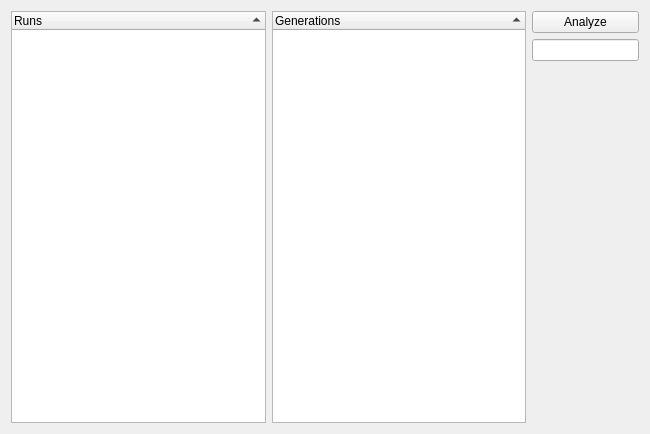
<?xml version="1.0" encoding="UTF-8"?>
<ui version="4.0">
 <class>ConfigOverviewForm</class>
 <widget class="QWidget" name="ConfigOverviewForm">
  <property name="geometry">
   <rect>
    <x>0</x>
    <y>0</y>
    <width>650</width>
    <height>434</height>
   </rect>
  </property>
  <property name="windowTitle">
   <string>Form</string>
  </property>
  <layout class="QGridLayout" name="gridLayout">
   <item row="0" column="2">
    <layout class="QVBoxLayout" name="verticalLayout">
     <item>
      <widget class="QPushButton" name="push_analyze">
       <property name="text">
        <string>Analyze</string>
       </property>
      </widget>
     </item>
     <item>
      <widget class="QLineEdit" name="line_name"/>
     </item>
     <item>
      <spacer name="verticalSpacer">
       <property name="orientation">
        <enum>Qt::Vertical</enum>
       </property>
       <property name="sizeHint" stdset="0">
        <size>
         <width>20</width>
         <height>40</height>
        </size>
       </property>
      </spacer>
     </item>
    </layout>
   </item>
   <item row="0" column="0">
    <widget class="QTreeWidget" name="tree_runs">
     <property name="alternatingRowColors">
      <bool>true</bool>
     </property>
     <property name="itemsExpandable">
      <bool>false</bool>
     </property>
     <property name="sortingEnabled">
      <bool>true</bool>
     </property>
     <column>
      <property name="text">
       <string>Runs</string>
      </property>
     </column>
    </widget>
   </item>
   <item row="0" column="1">
    <widget class="QTreeWidget" name="tree_generations">
     <property name="alternatingRowColors">
      <bool>true</bool>
     </property>
     <property name="sortingEnabled">
      <bool>true</bool>
     </property>
     <column>
      <property name="text">
       <string>Generations</string>
      </property>
     </column>
    </widget>
   </item>
  </layout>
 </widget>
 <resources/>
 <connections/>
</ui>
